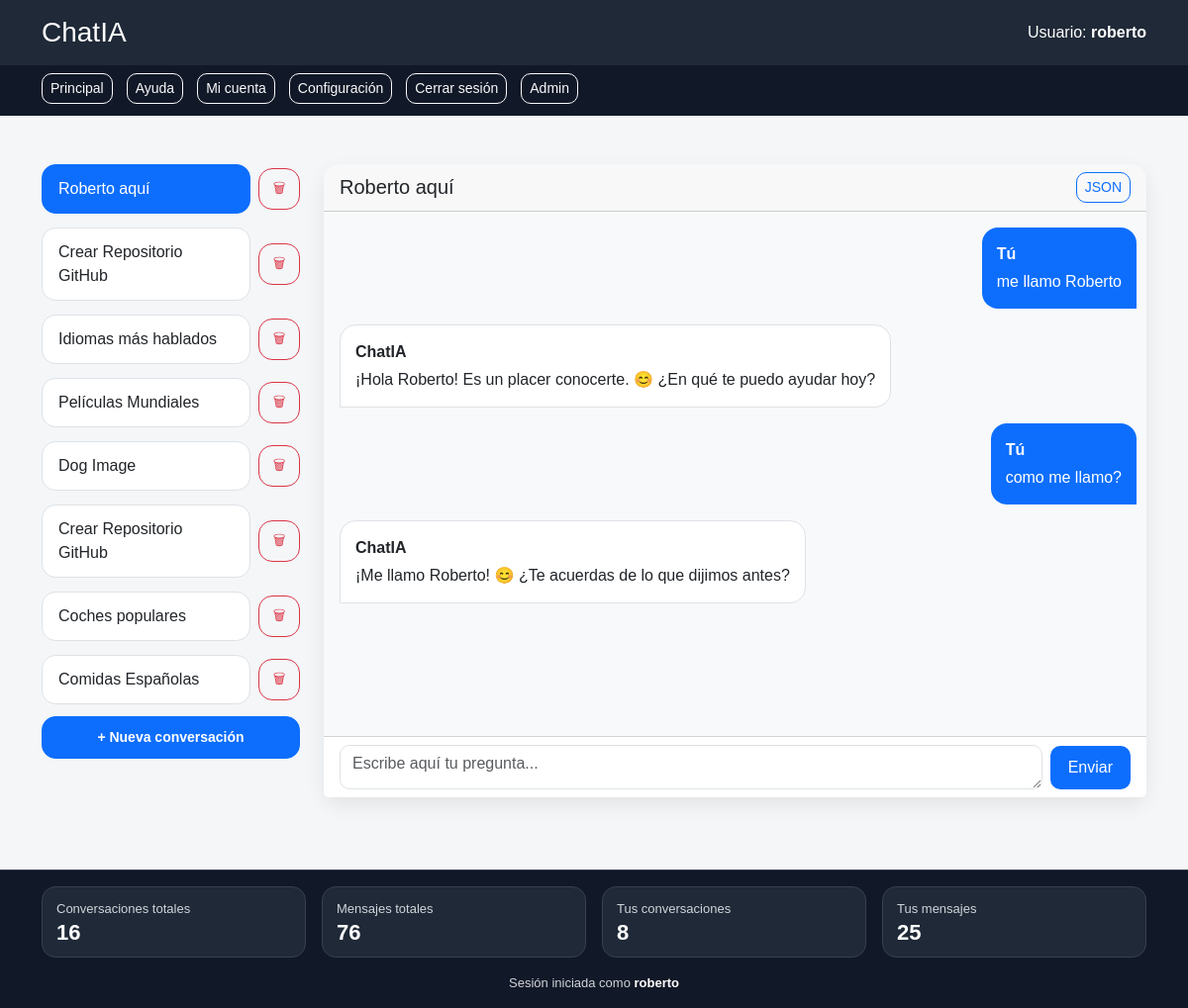
Screenshot of /cuenta/ (signed in) with the database file from the repository.
### chatbot/models.py (models this page shows, shortened)
class Conversacion(models.Model): #es una ForeignKey de User, porque cada usuario puede tener varias conversaciones
    usuario = models.ForeignKey('auth.User',on_delete=models.CASCADE,related_name='conversaciones')
    titulo = models.CharField(max_length=100, default='Nueva conversación')
    fecha_creacion = models.DateTimeField(auto_now_add=True)
    fecha_actualizacion = models.DateTimeField(auto_now=True)

class Mensaje(models.Model): # es una ForignKey de Conversacion, porque cada conversación tiene varios mensajes
    conversacion = models.ForeignKey(Conversacion,on_delete=models.CASCADE,related_name='mensajes')
    rol = models.CharField(max_length=10,choices=[('user','Usuario'),('assistant','ChatIA')])
    contenido = models.TextField()
    fecha_creacion = models.DateTimeField(auto_now_add=True)

### chatbot/views.py (the view)
# urls.py: path('cuenta/', views.cuenta, name='cuenta'),
@login_required
def cuenta(request):
    conversaciones = Conversacion.objects.filter(usuario=request.user).order_by('-fecha_actualizacion', '-id')
    conv_id = request.GET.get('conv_id')
    if conv_id:
        conversacion = get_object_or_404(
            Conversacion,
            id=conv_id,
            usuario=request.user
        )
    else:
        conversacion = conversaciones.first()
    form = PromptForm()
    if conversacion:
        mensajes = preparar_mensajes_para_html(
            conversacion.mensajes.order_by('id')
        )
    else:
        mensajes = []
    return render(request, 'cuenta.html', {
        'form': form,
        'conversaciones': conversaciones,
        'conversacion_activa': conversacion,
        'mensajes': mensajes,
    })

### chatbot/forms.py
class PromptForm(forms.Form):
    prompt = forms.CharField(label='Pregúntale algo a la IA',widget=forms.Textarea(attrs={'rows': 1,'class': 'form-control chat-textarea','placeholder': 'Escribe aquí tu pregunta...'}))

### chatbot/utils.py (called while the page is built)
def convertir_markdown_a_html(texto):
    if not texto:
        return ""
    texto_seguro = escape(texto)
    html = markdown.markdown(
        texto_seguro,
        extensions=[
            "nl2br",
            "fenced_code",
            "tables",
        ]
    )
    return html

def preparar_mensajes_para_html(mensajes):
    for mensaje in mensajes:
        if mensaje.rol == 'assistant':
            mensaje.respuesta_html = convertir_markdown_a_html(mensaje.contenido)
        else:
            mensaje.respuesta_html = mensaje.contenido
    return mensajes

### chatbot/templates/cuenta.html (shortened to what this page needs)
{% extends "base.html" %}
{% block content %}
    {% include "cuenta_contenido.html" %}
{% endblock %}

### chatbot/templates/base.html (shortened to what this page needs)
{% load static %}
<!DOCTYPE html>
<html lang="es">
<head>
    <link href="https://cdn.jsdelivr.net/npm/bootstrap@5.3.3/dist/css/bootstrap.min.css" rel="stylesheet">
    <link rel="stylesheet" href="{% static 'estilos.css' %}?v=54">
</head>
<body class="tema-{{ tema_usuario|default:'claro' }}">
<header id="cabecera" class="p-3">
    <div class="container d-flex justify-content-between align-items-center flex-wrap gap-2">
        <a href="/" class="text-decoration-none">
            <h1 class="h3 mb-0">ChatIA</h1>
        </a>
        <div>
            {% if user.is_authenticated %}
                Usuario: <strong>{{ user.username }}</strong>
            {% else %}
                Usuario no autenticado
            {% endif %}
        </div>
    </div>
</header>
<nav id="menu" class="p-2">
    <div class="container d-flex flex-wrap gap-2">
        <a href="/" class="btn btn-sm btn-outline-light">Principal</a>
        <a href="{% url 'ayuda' %}" class="btn btn-sm btn-outline-light">Ayuda</a>
        {% if user.is_authenticated %}
            <a href="{% url 'cuenta' %}" class="btn btn-sm btn-outline-light">Mi cuenta</a>
            <a href="{% url 'configuracion' user.username %}" class="btn btn-sm btn-outline-light">Configuración</a>
            <a href="{% url 'logout' %}" class="btn btn-sm btn-outline-light">Cerrar sesión</a>
        {% else %}
            <a href="{% url 'login' %}" class="btn btn-sm btn-outline-light">Login</a>
            <a href="{% url 'registro' %}" class="btn btn-sm btn-outline-light">Registro</a>
        {% endif %}
        <a href="/admin/" class="btn btn-sm btn-outline-light">Admin</a>
    </div>
</nav>
<main id="contenido" class="container my-4">
    {% block content %}
    {% endblock %}
</main>
{% include "footer_metricas.html" with usar_oob=False %}
</body>
</html>

### chatbot/templates/cuenta_contenido.html (shortened to what this page needs)
<div class="row zona-cuenta" id="zona-cuenta">
    <div class="col-lg-3 mb-4" id="sidebar-conversaciones">
        <div class="list-group">
            {% for conv in conversaciones %}
                <div class="conversation-row d-flex justify-content-between align-items-center mb-1">
                    <a href="?conv_id={{ conv.id }}"
                       class="list-group-item list-group-item-action {% if conversacion_activa and conv.id == conversacion_activa.id %}active{% endif %}">
                        {{ conv.titulo }}
                    </a>
                    <form method="post"
                          action="{% url 'borrar_conversacion' conv.id %}"
                          class="d-inline"
                          onsubmit="return confirm('¿Seguro que quieres borrar esta conversación?');">
                        <button type="submit" class="btn btn-sm btn-outline-danger">
                            🗑
                        </button>
                    </form>
                </div>
            {% empty %}
                <div class="text-muted small p-3 bg-white rounded">
                    Todavía no tienes conversaciones.
                </div>
            {% endfor %}
        </div>
        <form method="post" action="{% url 'crear_conversacion' %}" class="mt-2">
            <button type="submit" class="btn btn-primary btn-sm w-100">
                + Nueva conversación
            </button>
        </form>
    </div>
    <div class="col-lg-9 mb-4 d-flex flex-column">
        <section class="card shadow-sm flex-grow-1 d-flex flex-column">
            <div class="card-header d-flex justify-content-between align-items-center">
                {% if conversacion_activa %}
                    <h3 class="h5 mb-0">{{ conversacion_activa.titulo }}</h3>
                    <a href="{% url 'conversacion_json' conversacion_activa.id %}"
                       class="btn btn-sm btn-outline-primary"
                       target="_blank">
                        JSON
                    </a>
                {% else %}
                    <h3 class="h5 mb-0">Nueva conversación</h3>
                {% endif %}
            </div>
            <div class="card-body chat-box flex-grow-1" id="chat-mensajes">
                {% for mensaje in mensajes %}
                    {% if mensaje.rol == 'user' %}
                        <div class="d-flex justify-content-end mb-3">
                            <div class="mensaje-usuario">
                                <strong>Tú</strong>
                                <p class="mb-0 mt-1">{{ mensaje.contenido }}</p>
                            </div>
                        </div>
                    {% else %}
                        <div class="d-flex justify-content-start mb-3">
                            <div class="mensaje-ia">
                                <strong>ChatIA</strong>
                                <div class="mb-0 mt-1 markdown-content">
                                    {{ mensaje.respuesta_html|safe }}
                                </div>
                            </div>
                        </div>
                    {% endif %}
                {% empty %}
                    <p class="text-muted text-center mb-0">
                        Escribe tu primer mensaje para crear una conversación.
                    </p>
                {% endfor %}
            </div>
            <div class="card-footer bg-white">
                {% if conversacion_activa %}
                    <form method="post"
                          class="chat-bar"
                          id="form-chat"
                          hx-post="{% url 'actualizar_mensajes' conversacion_activa.id %}"
                          hx-target="#zona-cuenta"
                          hx-swap="outerHTML"
                          hx-indicator="#spinner-chat">
                        {{ form.prompt }}
                        <button type="submit" class="chat-send-button">Enviar</button>
                    </form>
                {% endif %}
            </div>
        </section>
    </div>
</div>

### chatbot/templates/footer_metricas.html
<footer id="pie" class="mt-auto" {% if usar_oob %}hx-swap-oob="true"{% endif %}>
    <div class="container py-3">
        <div class="row text-center text-md-start align-items-center g-3">
            <div class="col-md-3">
                <div class="footer-metric">
                    <span class="footer-label">Conversaciones totales</span>
                    <strong>{{ conversaciones_totales }}</strong>
                </div>
            </div>
            <div class="col-md-3">
                <div class="footer-metric">
                    <span class="footer-label">Mensajes totales</span>
                    <strong>{{ mensajes_totales }}</strong>
                </div>
            </div>
            <div class="col-md-3">
                <div class="footer-metric">
                    <span class="footer-label">Tus conversaciones</span>
                    <strong>{{ conversaciones_usuario }}</strong>
                </div>
            </div>
            <div class="col-md-3">
                <div class="footer-metric">
                    <span class="footer-label">Tus mensajes</span>
                    <strong>{{ prompts_usuario }}</strong>
                </div>
            </div>
        </div>
        <div class="footer-user text-center mt-3">
            {% if user.is_authenticated %}
                Sesión iniciada como <strong>{{ user.username }}</strong>
            {% else %}
                Usuario no autenticado
            {% endif %}
        </div>
    </div>
</footer>

### static/estilos.css (style rules this page uses)
body { background-color: #f4f6f8; color: #212529; font-family: Arial, Helvetica, sans-serif; font-size: 16px; margin: 0; }
#cabecera { background-color: #1f2937; color: white; }
#cabecera a { color: white; text-decoration: none; }
#menu { background-color: #111827; color: white; }
#menu a { margin-right: 6px; margin-bottom: 4px; }
#contenido { min-height: 70vh; padding-top: 25px; padding-bottom: 25px; }
.card { border-radius: 16px; border: none; }
.card-header { border-radius: 16px 16px 0 0 !important; }
.shadow-sm { box-shadow: 0 8px 20px rgba(0, 0, 0, 0.08) !important; }
.btn { border-radius: 10px; }
input, textarea, select { border-radius: 10px !important; }
textarea { resize: vertical; }
#sidebar-conversaciones { height: 80vh; overflow-y: auto; position: sticky; top: 20px; }
.chat-box { height: 60vh; min-height: 350px; overflow-y: auto; display: block !important; background-color: #f8f9fa; padding-right: 10px; scroll-behavior: smooth; }
.mensaje-usuario { max-width: 75%; padding: 15px; border-radius: 16px 16px 0 16px; background-color: #0d6efd; color: white; }
.mensaje-ia { max-width: 75%; padding: 15px; border-radius: 16px 16px 16px 0; background-color: white; color: #212529; border: 1px solid #dee2e6; }
.chat-bar { display: flex; gap: 8px; align-items: flex-end; }
.chat-bar textarea { flex: 1; min-height: 45px; max-height: 120px; }
.chat-send-button { border: none; background-color: #0d6efd; color: white; padding: 10px 18px; border-radius: 10px; }
.card-footer.bg-white { position: sticky; bottom: 0; background-color: white; z-index: 10; }
.zona-cuenta { min-height: 80vh; }
#sidebar-conversaciones .list-group { display: flex; flex-direction: column; gap: 10px; }
#sidebar-conversaciones .d-flex { gap: 8px; }
#sidebar-conversaciones .list-group-item { border-radius: 14px !important; border: 1px solid #dee2e6; padding: 12px 16px; font-weight: 500; transition: all 0.2s ease; }
#sidebar-conversaciones .list-group-item.active { border-radius: 14px !important; background-color: #0d6efd; border-color: #0d6efd; color: white; }
#sidebar-conversaciones .btn-outline-danger { border-radius: 14px; min-width: 42px; height: 42px; display: flex; align-items: center; justify-content: center; }
#sidebar-conversaciones .btn-primary { border-radius: 14px; padding: 10px 14px; font-weight: 600; }
.conversation-row { width: 100%; }
.conversation-row .list-group-item { flex: 1; }
#pie { background-color: #111827; color: #f9fafb; font-size: 14px; border-top: 1px solid #374151; }
.footer-metric { background-color: #1f2937; border: 1px solid #374151; border-radius: 14px; padding: 12px 14px; min-height: 72px; display: flex; flex-direction: column; justify-content: center; }
.footer-label { color: #d1d5db; font-size: 13px; margin-bottom: 4px; }
.footer-metric strong { color: #ffffff; font-size: 22px; line-height: 1; }
.footer-user { color: #d1d5db; font-size: 13px; }
.footer-user strong { color: #ffffff; }
.markdown-content p { margin-bottom: 0.6rem; }
.markdown-content p:last-child { margin-bottom: 0; }

### rows the page displays
Conversacion: titulo "Roberto aquí"
Conversacion: titulo "Crear Repositorio GitHub"
Conversacion: titulo "Idiomas más hablados"
Conversacion: titulo "Películas Mundiales"
Conversacion: titulo "Dog Image"
Conversacion: titulo "Crear Repositorio GitHub"
Conversacion: titulo "Coches populares"
Conversacion: titulo "Comidas Españolas"
Mensaje: contenido "me llamo Roberto"
Mensaje: respuesta_html "¡Hola Roberto! Es un placer conocerte. 😊 ¿En qué te puedo ayudar hoy?"
Mensaje: contenido "como me llamo?"
Mensaje: respuesta_html "¡Me llamo Roberto! 😊 ¿Te acuerdas de lo que dijimos antes?"

### other values shown
{{ user.username }} "roberto"
{{ conversaciones_totales }} "16"
{{ mensajes_totales }} "76"
{{ conversaciones_usuario }} "8"
{{ prompts_usuario }} "25"
